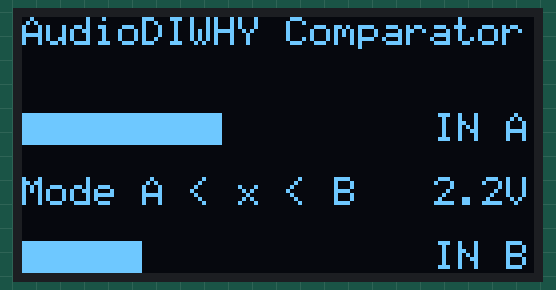
Recording of a program running on a simulated ATmega328P, built with avr-gcc and emulated at 16 MHz. Parts: 128×64 one-colour display. Wiring (inferred from the names in the program): SSD1306 OLED at I2C address 0x3C.

Above: at 0.4 s.

The program:

main.c
```c
/*
 * OLED_display.c
 *
 * Created: 8/19/2024 12:38:35 AM
 * Author : Ama
 */

#include <avr/io.h>
#include "i2c.h"
#include "SSD1306.h"

int main(void) {

	OLED_Init();  //initialize the OLED
	OLED_Clear(); //clear the display (for good measure)

	while (1) {
		// this is a mock up.  Other than the OLED nothing                     //works.

		OLED_SetCursor(0, 0);      //set the cursor                                                    //position to (0, 0)
		OLED_Printf("AudioDIWHY Comparator"); //Print out                                                         //some text
		OLED_HorizontalGraph(1,50);
		OLED_SetCursor(3,103);
		OLED_Printf("IN A");
		OLED_HorizontalGraph(3,30);
		OLED_SetCursor(7,103);
		OLED_Printf("IN B");

		OLED_SetCursor(5,0);
		OLED_Printf("Mode A < x < B");
		OLED_SetCursor(5,103);
		OLED_Printf("2.2V");

	}

	return 0; // never reached
}
```

SSD1306.h
```c
// (licence header left out)
#ifndef SSD1306_h
#define SSD1306_h

#include <stdio.h>
#include <avr/io.h>
#include <avr/interrupt.h>
#include <util/delay.h>

/***************************************************************************************************
 Macros to find the mod of a number
 ****************************************************************************************************/
#define util_GetMod8(dividend, divisor) (uint8_t)(dividend - (divisor * (uint8_t)(dividend / divisor)))
#define util_GetMod16(dividend, divisor) (uint16_t)(dividend - (divisor * (uint16_t)(dividend / divisor)))
#define util_GetMod32(dividend, divisor) (uint32_t)(dividend - (divisor * (uint32_t)(dividend / divisor)))
/***************************************************************************************************/

/***************************************************************************************************
 Macros for Dec2Ascii,Hec2Ascii and Acsii2Hex conversion
 *****************************************************************************************************/
#define util_Dec2Ascii(Dec) ((Dec) + 0x30)
#define util_Ascii2Dec(Asc) ((Asc)-0x30)
#define util_Hex2Ascii(Hex) (((Hex) > 0x09) ? ((Hex) + 0x37) : ((Hex) + 0x30))
#define util_Ascii2Hex(Asc) (((Asc) > 0x39) ? ((Asc)-0x37) : ((Asc)-0x30))
#define util_GetBitStatus(x, bit) (((x) & (util_GetBitMask(bit))) != 0u)
#define util_GetBitMask(bit) (1 << (bit))
/***************************************************************************************************/

/******************************************************************************
 standard defs
 ******************************************************************************/

typedef signed char sint8_t;
typedef unsigned char uint8_t;
typedef signed int sint16_t;
typedef signed long int sint32_t;

#define C_BINARY_U8 2u
#define C_DECIMAL_U8 10u
#define C_HEX_U8 16u

#define C_SINT8_MAX 0x7F
#define C_SINT8_MIN -128

#define C_UINT8_MAX 0xFFu
#define C_UINT8_MIN 0x00u

#define C_SINT16_MAX 32767
#define C_SINT16_MIN -32768

#define C_UINT16_MAX 0xFFFFu
#define C_UINT16_MIN 0x00u

#define C_SINT32_MAX 2147483647
#define C_SINT32_MIN -2147483648

#define C_UINT32_MAX 0xFFFFFFFFu
#define C_UINT32_MIN 0x00u

typedef enum
{
    E_BINARY = 2,
    E_DECIMAL = 10,
    E_HEX = 16
} NumericSystem_et;

/******************************************************************************
 SSD1306 ID and Command List
 ******************************************************************************/
#define SSD1306_ADDRESS 0x3C

#define SSD1306_COMMAND 0x00
#define SSD1306_DATA 0xC0
#define SSD1306_DATA_CONTINUE 0x40

#define SSD1306_SET_CONTRAST_CONTROL 0x81
#define SSD1306_DISPLAY_ALL_ON_RESUME 0xA4
#define SSD1306_DISPLAY_ALL_ON 0xA5
#define SSD1306_NORMAL_DISPLAY 0xA6
#define SSD1306_INVERT_DISPLAY 0xA7
#define SSD1306_DISPLAY_OFF 0xAE
#define SSD1306_DISPLAY_ON 0xAF
#define SSD1306_NOP 0xE3

#define SSD1306_HORIZONTAL_SCROLL_RIGHT 0x26
#define SSD1306_HORIZONTAL_SCROLL_LEFT 0x27
#define SSD1306_HORIZONTAL_SCROLL_VERTICAL_AND_RIGHT 0x29
#define SSD1306_HORIZONTAL_SCROLL_VERTICAL_AND_LEFT 0x2A
#define SSD1306_DEACTIVATE_SCROLL 0x2E
#define SSD1306_ACTIVATE_SCROLL 0x2F
#define SSD1306_SET_VERTICAL_SCROLL_AREA 0xA3

#define SSD1306_SET_LOWER_COLUMN 0x00
#define SSD1306_SET_HIGHER_COLUMN 0x10
#define SSD1306_MEMORY_ADDR_MODE 0x20
#define SSD1306_SET_COLUMN_ADDR 0x21
#define SSD1306_SET_PAGE_ADDR 0x22

#define SSD1306_SET_START_LINE 0x40
#define SSD1306_SET_SEGMENT_REMAP 0xA0
#define SSD1306_SET_MULTIPLEX_RATIO 0xA8
#define SSD1306_COM_SCAN_DIR_INC 0xC0
#define SSD1306_COM_SCAN_DIR_DEC 0xC8
#define SSD1306_SET_DISPLAY_OFFSET 0xD3
#define SSD1306_SET_COM_PINS 0xDA
#define SSD1306_CHARGE_PUMP 0x8D

#define SSD1306_SET_DISPLAY_CLOCK_DIV_RATIO 0xD5
#define SSD1306_SET_PRECHARGE_PERIOD 0xD9
#define SSD1306_SET_VCOM_DESELECT 0xDB
/****************************************************************************/

/***************************************************************************************************
 Commonly used LCD macros/Constants
 ***************************************************************************************************/
#define C_DefaultDigits 10

#define C_OledFirstLine_U8 0x00u
#define C_OledLastLine_U8 0x07u

#define C_FirstLineAddress_U8 0xB8
#define C_LastLineAddress_U8 0xBF

#define C_DisplayDefaultDigits_U8 0xffu                              // Will display the exact digits in the number
#define C_MaxDigitsToDisplay_U8 10u                                  // Max decimal/hexadecimal digits to be displayed
#define C_NumOfBinDigitsToDisplay_U8 16u                             // Max bits of a binary number to be displayed
#define C_MaxDigitsToDisplayUsingPrintf_U8 C_DisplayDefaultDigits_U8 /* Max dec/hexadecimal digits to be displayed using printf */

#define C_MaxBarGraphs_U8 5
/**************************************************************************************************/

/***************************************************************************************************
 PreCompile configurations to enable/disable the functions
 ****************************************************************************************************
 PreCompile configuration to enable or disable the API's.
 1.Required interfaces can be enabled/disabled by configuring its respective macros to 1/0.
 2. By default all the API's are disabled.
 3. Displaying of floating number takes huge controller resources and need to be enabled only
 if required. This implies for other interfaces as well.
 ****************************************************************************************************/
#define Enable_OLED_DisplayString 1
#define Enable_OLED_ScrollMessage 1
#define Enable_OLED_DisplayNumber 1
#define Enable_OLED_DisplayFloatNumber 1
#define Enable_OLED_Printf 1
#define Enable_OLED_DisplayLogo 1
#define Enable_OLED_EnableInversion 1
#define Enable_OLED_DisableInversion 1
#define ENABLE_OLED_VerticalGraph 1
#define ENABLE_OLED_HorizontalGraph 1
#define Enable_OLED_SetBrightness 1
#define Enable_OLED_GoToLine 1
/**************************************************************************************************/

/***************************************************************************************************
 Function Prototypes
 ***************************************************************************************************/
void OLED_Init(void);
void OLED_DisplayChar(uint8_t ch);
void OLED_DisplayString(uint8_t *);
void OLED_ScrollMessage(uint8_t lineNum, char *strptr);
void OLED_DisplayNumber(uint8_t v_numericSystem_u8, uint32_t v_number_u32, uint8_t v_numOfDigitsToDisplay_u8);
void OLED_DisplayFloatNumber(double v_floatNum_f32);
void OLED_Printf(const char *argList, ...);
void OLED_Clear(void);
void OLED_GoToPage(uint8_t);
void OLED_GoToLine(uint8_t);
void OLED_GoToNextLine(void);
void OLED_SetCursor(uint8_t lineNumber, uint8_t CursorPosition);
void OLED_DisplayLogo(char *ptr_Logo);
void OLED_EnableInversion(void);
void OLED_DisableInversion(void);
void OLED_VerticalGraph(uint8_t var_barGraphNumber_u8, uint8_t var_percentageValue_u8);
void OLED_HorizontalGraph(uint8_t var_barGraphNumber_u8, uint8_t var_percentageValue_u8);
/**************************************************************************************************/

#endif /* SSD1306_h */
```

i2c.c
```c
// (licence header left out)
#include <avr/io.h>
#include "i2c.h"

static bool masterMode;

void i2c_init(void)
{
    TWSR &= ~((1 << TWPS1) | (1 << TWPS0)); // pre-scalar 1
    TWBR = ((F_CPU / F_I2C) - 16) / 2; // baud rate factor 12
}

uint8_t i2c_tx_start(bool mode)
{
    int8_t status = 0;
    masterMode = mode; // set global state of R/W bit

    /* clear interrupt flag, issue start command (gain control of bus as
       master), enable I2C (SCL and SDA are automatically reconfigured) */
    TWCR |=  (1 << TWINT) | (1 << TWSTA) | (1 << TWEN);

    /* wait until start transmitted */
    while (!(TWCR & (1 << TWINT)));

    switch (TWSR & 0xF8) {
        /* start condition sent from master */
        case 0x08:
            status = TRANSMISSION_SUCCESS;
            break;

        /* repeat start condition sent from master */
        case 0x10:
            status = TRANSMISSION_SUCCESS;
            break;

        default:
            status = TRANSMISSION_ERROR;
            break;
    }

    return status;
}

uint8_t i2c_tx_address(uint8_t address)
{
    int8_t status = 0;

    TWDR = (address << 1) | masterMode;
    /* clear interrupt and enable */
    TWCR = (1 << TWINT | 1 << TWEN);

    /* wait until address transmitted */
    while (!(TWCR & (1 << TWINT)));

    if (masterMode == MASTER_TRANSMITTER) {
        switch (TWSR & 0xF8) {
            /* address|write sent and ACK returned */
            case 0x18:
                status = TRANSMISSION_SUCCESS;
                break;

           /* address|write sent and NACK returned slave */
           case 0x20:
                status = TRANSMISSION_ERROR;
                break;

            /* address|write sent and bus failure detected */
            case 0x38:
                status = TRANSMISSION_ERROR;
                break;

            default:
                status = TRANSMISSION_ERROR;
                break;
        }
    } else if (masterMode == MASTER_RECEIVER) {
        switch (TWSR & 0xF8) {
            /* address|read sent and ACK returned */
            case 0x40:
                status = TRANSMISSION_SUCCESS;
                break;

            /* address|read sent and NACK returned */
            case 0x48:
                status = TRANSMISSION_ERROR;
                break;

            case 0x38:
                status = TRANSMISSION_ERROR;
                break;

            default:
                status = TRANSMISSION_ERROR;
                break;
        }
    }

    return status;
}

uint8_t i2c_tx_byte(uint8_t byteData)
{
    int8_t status = 0;
    TWDR  = byteData; // load data buffer with data to be transmitted
    TWCR |= (1 << TWINT); // clear interrupt flag

    /* wait until data transmitted */
    while (!(TWCR & (1 << TWINT)));

    /* retrieve transmission status codes */
    switch (TWSR & 0xF8) {
        /* byte sent and ACK returned */
        case 0x28:
            status = TRANSMISSION_SUCCESS;
            break;

        /* byte sent and NACK returned */
        case 0x30:
            status = TRANSMISSION_ERROR;
            break;

        /* byte sent and bus failure detected */
        case 0x38:
            status = TRANSMISSION_ERROR;
            break;

        default:
            status = TRANSMISSION_ERROR;
            break;
    }

    return status;
}

int8_t i2c_timeout(void)
{
    uint8_t time = TIMEOUT;
    int8_t status = BUS_DISCONNECTED;

    while (time-- > 0) {
        /* check to see if bus is ready */
        if ((TWCR & (1 << TWINT))) {
            status = BUS_CONNECTED;
            break;
        }
    }

    return status;
}

uint8_t i2c_rx_byte(bool response)
{
    int8_t status;

    /* clear interrupt flag and set response type */
    TWCR = (1 << TWINT) | ((response & 0xFE) << TWEA) | (1 << TWEN);

    /* detect bus time-out */
    if (i2c_timeout() != BUS_DISCONNECTED) {
        /* retrieve transmission status codes or received data */
        switch (TWSR & 0xF8) {
            /* data byte read and ACK returned by master */
            case 0x50:
                status = TWDR;
                break;

            /* data byte read and NACK returned by master */
            case 0x58:
                status = TWDR;
                break;

            /* bus failure detected */
            case 0x38:
                status = TRANSMISSION_ERROR;
                break;

            default:
                status = TRANSMISSION_ERROR;
                break;
        }
    } else {
        status = TRANSMISSION_ERROR;
    }

    return status;
}

void i2c_tx_stop(void)
{
    /* clear interrupt flag, issue stop command (cleared automatically) */
    TWCR |= (1 << TWINT) | (1 << TWSTO);

    while ((TWCR & (1 << TWSTO))); // wait until stop transmitted
}
```

i2c.h
```c
// (licence header left out)
#ifndef i2c_h
#define i2c_h

#define F_I2C 100000LL
#define TRANSMISSION_SUCCESS -1
#define TRANSMISSION_ERROR -2
#define BUS_CONNECTED -3
#define BUS_DISCONNECTED -4
#define MASTER_TRANSMITTER 0
#define MASTER_RECEIVER 1
#define ACK 0
#define TIMEOUT 50

typedef uint8_t bool;

/*
 * Initialize I2C as bus master
 *
 * I2C frequency should be set at least 16 times less than the slave CPU
 * frequency.
 *
 *     F_I2C = F_CPU / (16 + (2 * TWBR * TWSR_prescalar))
 */
void i2c_init(void);

/*
 * Transmit start condition
 *
 * I2C commands are initiated by the master with a START condition. A START
 * condition is performed by the master actively pulling SDA low while SCL
 * remains high. After the START condition the bus is busy and can only be used
 * by another master only after a STOP condition is detected.
 *
 * Arguments:
 *      mode    The request control state of the master (transmit or receive).
 *              State of mode will control the R/W bit value.
 *
 * Returns:
 *     Transmission status code.
 */
uint8_t i2c_tx_start(bool mode);

/*
 * Transmit slave address
 *
 * Following the START condition the 7-bit slave address is transmitted along
 * with master mode/data direction bit (R/W) as the 8th bit. If the R/W bit is
 * 0 (SDA active low) then the master will write to the slave device. If the
 * R/W bit is 1 (SDA passive high) then the master will read from slave device.
 * The address/direction byte is acknowledged by the slave as the 9th bit.
 *
 * Arguments:
 *     address    7-bit address of slave
 *
 * Returns:
 *     Transmission status code
 */
uint8_t i2c_tx_address(uint8_t address);

/*
 * Transmit byte of data
 *
 * Data on the I2C bus is transferred in 8-bit packets. Each byte that is
 * transmitted is acknowledged by the slave in the form of the 9th bit. This
 * bit indicates that the slave device is ready to proceed with the next byte.
 * If the slave device does not acknowledges transfer this  means that there is
 * no more data or the device is not ready for the transfer yet.
 *
 * Arguments:
 *     byteData    Data byte transmitted to slave
 *
 * Returns:
 *     Transmission status code
 */
uint8_t i2c_tx_byte(uint8_t byteData);

/*
 * I2C Timeout
 *
 * Returns:
 *     Timeout status
 */
int8_t i2c_timeout(void);

/*
 * Receive byte of data
 *
 * Acknowledgement of the data transfer from the slave to master is stored as
 * an ACK (data received) or NACK (data not received). As long as ACK is being
 * reported to the slave after each byte then  the slave will continue sending
 * additional data to the master until NACK is transmitted.
 *
 * Arguments:
 *     acknack    Enable or disable of ACK generation
 *
 * Returns:
 *     One byte of data, or transmission status code
 */
uint8_t i2c_rx_byte(bool acknack);

/*
 * Transmit stop condition
 *
 * Once data frames have been sent the master will issue a STOP condition. Stop
 * conditions are defined by a low to high transition on SDA after a low to
 * high transition on SCL, with SCL remaining high.
 */
void i2c_tx_stop(void);

#endif
```

Source omitted: SSD1306.c (34973 bytes)
